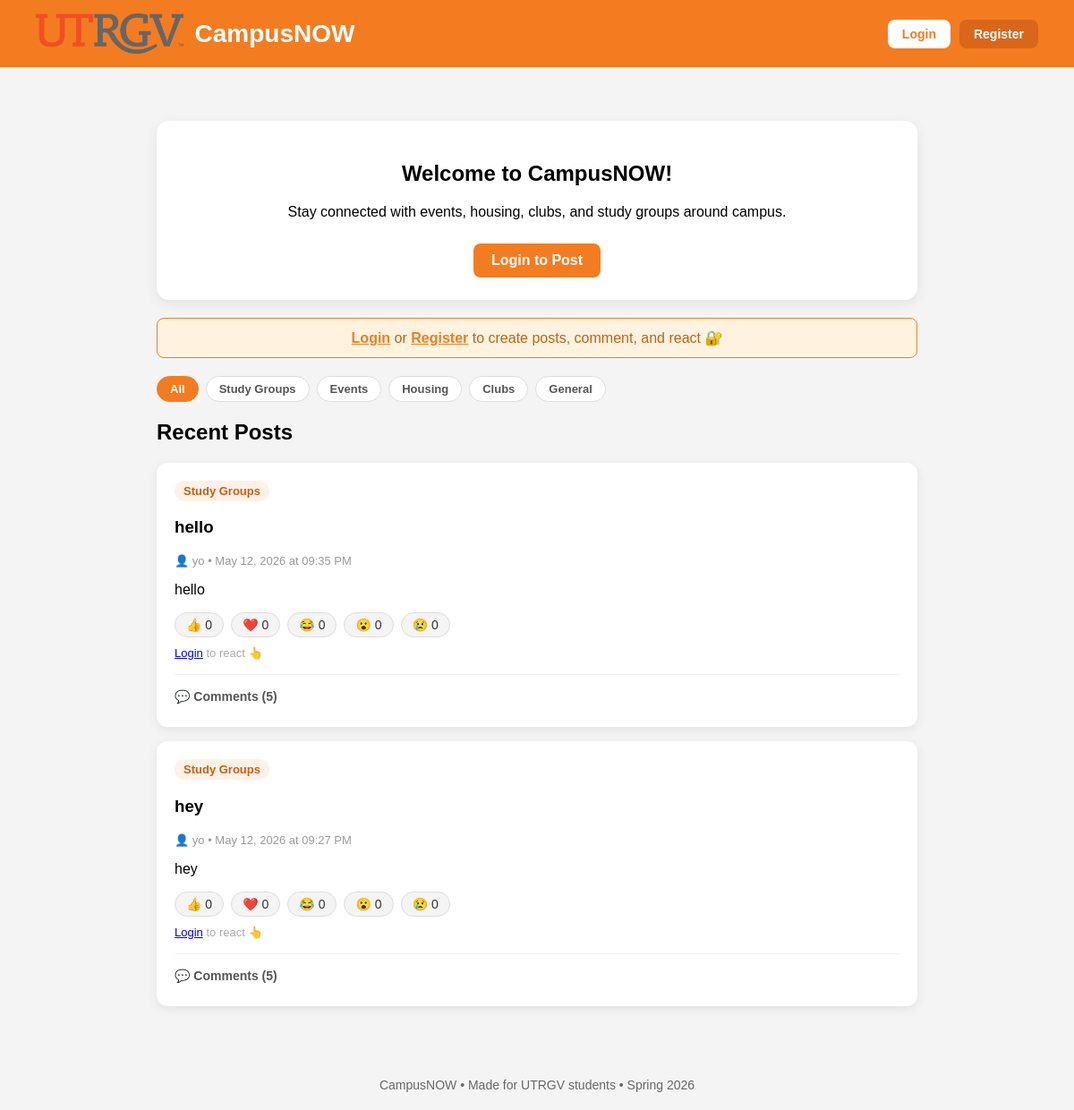
The page / on the database its author committed.
### board/models.py (models this page shows, shortened)
class Post(models.Model):
    CATEGORY_CHOICES = [
        ('Study Groups', '📚 Study Groups'),
        ('Events', '🎉 Events'),
        ('Housing', '🏠 Housing'),
        ('Clubs', '⭐ Clubs'),
        ('General', '📌 General'),
    ]
    title = models.CharField(max_length=200)
    content = models.TextField()
    category = models.CharField(max_length=100, choices=CATEGORY_CHOICES, default='General')
    timestamp = models.DateTimeField(auto_now_add=True)
    author = models.ForeignKey(User, on_delete=models.CASCADE, null=True)

### board/views.py (the view)
# urls.py: path('', views.index, name='index'),
def index(request):
    category = request.GET.get('category', '')
    posts = Post.objects.all().order_by('-timestamp')
    if category:
        posts = posts.filter(category=category)
    emojis = Reaction.EMOJI_CHOICES
    for post in posts:
        post.reaction_info = []
        for emoji, label in emojis:
            count = post.reactions.filter(emoji=emoji).count()
            reacted = False
            if request.user.is_authenticated:
                reacted = post.reactions.filter(emoji=emoji, author=request.user).exists()
            post.reaction_info.append({
                'emoji': emoji,
                'count': count,
                'reacted': reacted,
            })
    categories = [c[0] for c in Post.CATEGORY_CHOICES]
    return render(request, 'board/index.html', {
        'posts': posts,
        'emojis': emojis,
        'categories': categories,
        'selected_category': category,
    })
    return render(request, 'board/index.html', {'posts': posts, 'emojis': emojis})

### board/templates/board/index.html (shortened to what this page needs)
{% load static %}
<!DOCTYPE html>
<html>
<head>
</head>
<body>
    <div class="header">
        <div class="header-left">
            <img src="{% static 'UTRGV_Wordmark_Initials.png' %}" alt="UTRGV">
            <h1>CampusNOW</h1>
        </div>
        <div class="header-right">
            {% if request.user.is_authenticated %}
                <span class="nav-user">👋 {{ request.user.username }}</span>
                <a href="{% url 'logout' %}" class="nav-btn nav-logout">Logout</a>
            {% else %}
                <a href="{% url 'login' %}" class="nav-btn nav-login">Login</a>
                <a href="{% url 'register' %}" class="nav-btn nav-register">Register</a>
            {% endif %}
        </div>
    </div>
    <div class="container">
        <div class="welcome">
            <h2>Welcome to CampusNOW!</h2>
            <p>Stay connected with events, housing, clubs, and study groups around campus.</p>
            {% if request.user.is_authenticated %}
                <a href="{% url 'create' %}" class="btn">+ Create Post</a>
            {% else %}
                <a href="{% url 'login' %}" class="btn">Login to Post</a>
            {% endif %}
        </div>
        {% if not request.user.is_authenticated %}
        <div class="login-msg" style="margin-top:20px;">
            <a href="{% url 'login' %}">Login</a> or
            <a href="{% url 'register' %}">Register</a>
            to create posts, comment, and react 🔐
        </div>
        {% endif %}
        <div class="filter-bar">
            <a href="/" class="filter-btn {% if not selected_category %}active{% endif %}">All</a>
            {% for cat in categories %}
                <a href="/?category={{ cat }}" class="filter-btn {% if selected_category == cat %}active{% endif %}">{{ cat }}</a>
            {% endfor %}
        </div>
        <h2>
            {% if selected_category %}{{ selected_category }} Posts{% else %}Recent Posts{% endif %}
        </h2>
        {% for post in posts %}
        <div class="post-card" id="post-{{ post.id }}">
            <div class="post-top">
                <span class="badge">{{ post.category }}</span>
            </div>
            <h3>{{ post.title }}</h3>
            <p class="author">👤 {{ post.author }} • {{ post.timestamp|date:"M d, Y \a\t h:i A" }}</p>
            <p>{{ post.content }}</p>
            <div class="reactions" id="reactions-{{ post.id }}">
                {% for reaction in post.reaction_info %}
                    {% if request.user.is_authenticated %}
                        <a href="{% url 'react' post.id reaction.emoji %}"
                           class="reaction-btn {% if reaction.reacted %}reacted{% endif %}"
                           data-post="{{ post.id }}"
                           data-emoji="{{ reaction.emoji }}">
                            {{ reaction.emoji }} <span class="count">{{ reaction.count }}</span>
                        </a>
                    {% else %}
                        <span class="reaction-btn">{{ reaction.emoji }} {{ reaction.count }}</span>
                    {% endif %}
                {% endfor %}
            </div>
            {% if not request.user.is_authenticated %}
                <p class="login-to-react"><a href="{% url 'login' %}">Login</a> to react 👆</p>
            {% endif %}
            <div class="comments-section">
                <details>
                    <summary>Comments ({{ post.comments.count }})</summary>
                </details>
            </div>
        </div>
        {% empty %}
        <p style="color:#777; text-align:center; margin-top:40px;">No posts yet. Be the first! 🎉</p>
        {% endfor %}
    </div>
    <div class="footer">CampusNOW • Made for UTRGV students • Spring 2026</div>
</body>
</html>

### board/templates/board/index.html (style rules this page uses)
body { margin: 0; font-family: Arial, sans-serif; background: #f4f4f4; }
.header { background: #f47c20; padding: 15px 40px; display: flex; align-items: center; justify-content: space-between; }
.header-left { display: flex; align-items: center; gap: 12px; color: white; }
.header-left img { height: 45px; }
.header-left h1 { margin: 0; font-size: 28px; color: white; }
.header-right { display: flex; align-items: center; gap: 10px; }
.nav-btn { padding: 8px 16px; border-radius: 8px; text-decoration: none; font-weight: bold; font-size: 14px; }
.nav-login { background: white; color: #f47c20; }
.nav-register { background: #d9661b; color: white; }
.container { max-width: 850px; margin: 40px auto; padding: 20px; }
.welcome { background: white; padding: 25px; border-radius: 14px; text-align: center; box-shadow: 0 4px 14px rgba(0,0,0,0.08); }
.btn { display: inline-block; margin-top: 10px; padding: 10px 20px; background: #f47c20; color: white; text-decoration: none; border-radius: 8px; font-weight: bold; }
.post-card { background: white; padding: 20px; border-radius: 12px; margin-top: 16px; box-shadow: 0 3px 12px rgba(0,0,0,0.08); }
.post-top { display: flex; justify-content: space-between; align-items: center; margin-bottom: 10px; }
.badge { background: #fff1e6; color: #c75f11; padding: 4px 10px; border-radius: 999px; font-size: 13px; font-weight: bold; }
.author { font-size: 13px; color: #999; margin-bottom: 6px; }
.filter-bar { display: flex; gap: 8px; flex-wrap: wrap; margin: 20px 0 10px 0; }
.filter-btn { padding: 6px 14px; border-radius: 999px; text-decoration: none; font-size: 13px; font-weight: bold; background: white; color: #555; border: 1px solid #ddd; transition: 0.2s; }
.filter-btn.active { background: #f47c20; color: white; border-color: #f47c20; }
.reactions { display: flex; gap: 8px; margin-top: 14px; flex-wrap: wrap; }
.reaction-btn { text-decoration: none; background: #f4f4f4; border-radius: 999px; padding: 5px 12px; font-size: 14px; color: #333; border: 1px solid #ddd; transition: 0.2s; cursor: pointer; }
.login-to-react { font-size: 13px; color: #aaa; margin-top: 10px; }
.comments-section { margin-top: 16px; }
details { border-top: 1px solid #f0f0f0; padding-top: 10px; }
summary { cursor: pointer; font-weight: bold; color: #555; font-size: 14px; padding: 6px 0; list-style: none; }
summary::before { content: '💬 '; }
.login-msg { background: #fff3e0; border: 1px solid #f47c20; color: #c75f11; padding: 12px 20px; border-radius: 8px; text-align: center; margin-bottom: 16px; }
.login-msg a { color: #f47c20; font-weight: bold; }
.footer { text-align: center; padding: 20px; color: #666; font-size: 14px; }

### rows shown on the page
Post: category "Study Groups", title "hello", author "yo", timestamp "May 12, 2026 at 09:35 PM", content "hello", emoji "👍" "❤️" "😂" "😮" "😢", count "0" "0" "0" "0" "0", comments.count "5"
Post: category "Study Groups", title "hey", author "yo", timestamp "May 12, 2026 at 09:27 PM", content "hey", emoji "👍" "❤️" "😂" "😮" "😢", count "0" "0" "0" "0" "0", comments.count "5"

### other values the page prints
{{ cat }} "Study Groups" "Events" "Housing" "Clubs" "General"
